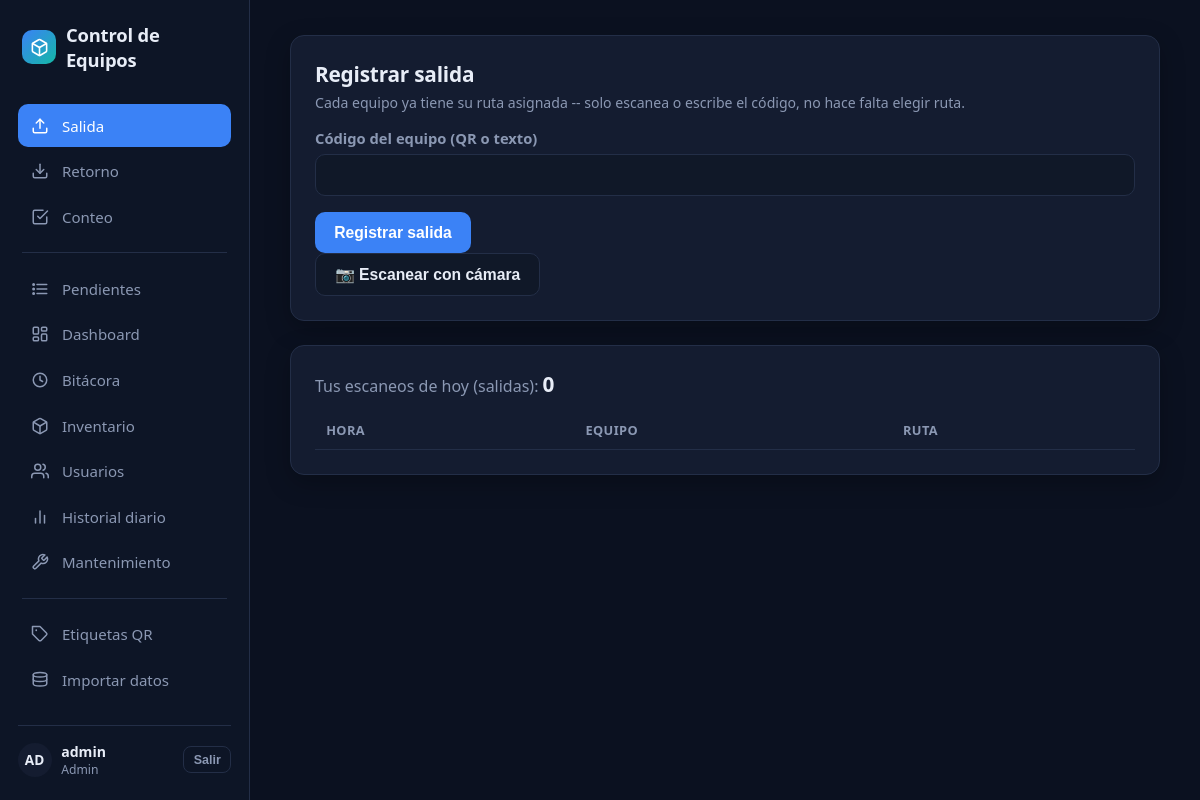
Page /salida (signed in) on the committed database.
### tables this page shows
CREATE TABLE "usuarios" (
    id      INTEGER PRIMARY KEY AUTOINCREMENT,
    nombre  TEXT NOT NULL UNIQUE,
    activo  BOOLEAN NOT NULL DEFAULT 1
, password_hash TEXT NOT NULL DEFAULT '', rol TEXT NOT NULL DEFAULT 'operador' CHECK (rol IN ('admin','operador')));

### app/escaneo.py (the view, shortened to what this page needs)
@bp.route("/salida", methods=["GET", "POST"])
@login_required
def salida():
    db = get_db()
    return render_template("escaneo/salida.html", contador=_contador_turno(db, "salida"), ultimos=_ultimos(db, "salida"))

### app/auth.py (called while the page is built)
def cargar_usuario(usuario_id: str):
    fila = get_db().execute(
        "SELECT id, nombre, rol FROM usuarios WHERE id = ? AND activo = 1", (usuario_id,)
    ).fetchone()
    return Usuario(fila["id"], fila["nombre"], fila["rol"]) if fila else None

### app/db.py (called while the page is built)
def get_db() -> sqlite3.Connection:
    if "db" not in g:
        g.db = sqlite3.connect(current_app.config["DATABASE"])
        g.db.row_factory = sqlite3.Row
        g.db.execute("PRAGMA foreign_keys = ON")
        g.db.execute("PRAGMA journal_mode = WAL")
        g.db.execute("PRAGMA busy_timeout = 5000")
    return g.db

### app/escaneo.py (called while the page is built)
def _contador_turno(db, tipo: str) -> int:
    return db.execute(
        """SELECT COUNT(*) AS n FROM movimientos
           WHERE operador_id = ? AND tipo = ? AND condicion IS NULL
             AND date(timestamp) = date('now','localtime')""",
        (current_user.id, tipo),
    ).fetchone()["n"]

def _ultimos(db, tipo: str):
    filas = db.execute(
        """SELECT time(m.timestamp) AS hora, e.id_interno, r.codigo AS ruta
           FROM movimientos m
           JOIN equipos e ON e.id = m.equipo_id
           JOIN rutas r ON r.id = m.ruta_id
           WHERE m.operador_id = ? AND m.tipo = ? AND m.condicion IS NULL
             AND date(m.timestamp) = date('now','localtime')
           ORDER BY m.id DESC LIMIT 10""",
        (current_user.id, tipo),
    ).fetchall()
    return [[f["hora"], f["id_interno"], f["ruta"]] for f in filas]

### app/templates/escaneo/salida.html (shortened to what this page needs)
{% extends "base.html" %}
{% block contenido %}
<div class="tarjeta">
  <h2>Registrar salida</h2>
  <p class="ayuda">Cada equipo ya tiene su ruta asignada -- solo escanea o escribe el código, no hace falta elegir ruta.</p>
  <form method="post">
    <label for="id_interno">Código del equipo (QR o texto)</label>
    <input type="text" id="id_interno" name="id_interno" autocomplete="off" autofocus>
    <button type="submit">Registrar salida</button>
  </form>
  <button type="button" id="btn-camara" class="secundario">📷 Escanear con cámara</button>
</div>
<div class="tarjeta">
  {% set etiqueta = 'salidas' %}
  {% include 'escaneo/_panel.html' %}
</div>
{% endblock %}

### app/templates/base.html (shortened to what this page needs)
<!doctype html>
<html lang="es">
<head>
</head>
<body>
{% macro icono(nombre) -%}
{% if nombre == 'salida' %}<svg viewBox="0 0 24 24" fill="none" stroke="currentColor" stroke-width="2" stroke-linecap="round" stroke-linejoin="round"><path d="M21 15v4a2 2 0 0 1-2 2H5a2 2 0 0 1-2-2v-4"/><polyline points="17 8 12 3 7 8"/><line x1="12" y1="3" x2="12" y2="15"/></svg>
{%- elif nombre == 'retorno' %}<svg viewBox="0 0 24 24" fill="none" stroke="currentColor" stroke-width="2" stroke-linecap="round" stroke-linejoin="round"><path d="M21 15v4a2 2 0 0 1-2 2H5a2 2 0 0 1-2-2v-4"/><polyline points="7 10 12 15 17 10"/><line x1="12" y1="15" x2="12" y2="3"/></svg>
{%- elif nombre == 'dashboard' %}<svg viewBox="0 0 24 24" fill="none" stroke="currentColor" stroke-width="2" stroke-linecap="round" stroke-linejoin="round"><rect x="3" y="3" width="7" height="9" rx="1.5"/><rect x="14" y="3" width="7" height="5" rx="1.5"/><rect x="14" y="12" width="7" height="9" rx="1.5"/><rect x="3" y="16" width="7" height="5" rx="1.5"/></svg>
{%- elif nombre == 'bitacora' %}<svg viewBox="0 0 24 24" fill="none" stroke="currentColor" stroke-width="2" stroke-linecap="round" stroke-linejoin="round"><circle cx="12" cy="12" r="9"/><polyline points="12 7 12 12 15.5 14"/></svg>
{%- elif nombre == 'inventario' %}<svg viewBox="0 0 24 24" fill="none" stroke="currentColor" stroke-width="2" stroke-linecap="round" stroke-linejoin="round"><path d="M21 16V8a2 2 0 0 0-1-1.73l-7-4a2 2 0 0 0-2 0l-7 4A2 2 0 0 0 3 8v8a2 2 0 0 0 1 1.73l7 4a2 2 0 0 0 2 0l7-4A2 2 0 0 0 21 16z"/><polyline points="3.27 6.96 12 12.01 20.73 6.96"/><line x1="12" y1="22.08" x2="12" y2="12"/></svg>
{%- elif nombre == 'usuarios' %}<svg viewBox="0 0 24 24" fill="none" stroke="currentColor" stroke-width="2" stroke-linecap="round" stroke-linejoin="round"><path d="M17 21v-2a4 4 0 0 0-4-4H5a4 4 0 0 0-4 4v2"/><circle cx="9" cy="7" r="4"/><path d="M23 21v-2a4 4 0 0 0-3-3.87"/><path d="M16 3.13a4 4 0 0 1 0 7.75"/></svg>
{%- elif nombre == 'etiquetas' %}<svg viewBox="0 0 24 24" fill="none" stroke="currentColor" stroke-width="2" stroke-linecap="round" stroke-linejoin="round"><path d="M20.59 13.41 13.42 20.58a2 2 0 0 1-2.83 0L2 12V2h10l8.59 8.59a2 2 0 0 1 0 2.82Z"/><circle cx="7" cy="7" r="1.2" fill="currentColor" stroke="none"/></svg>
{%- elif nombre == 'datos' %}<svg viewBox="0 0 24 24" fill="none" stroke="currentColor" stroke-width="2" stroke-linecap="round" stroke-linejoin="round"><ellipse cx="12" cy="5" rx="9" ry="3"/><path d="M3 5v6c0 1.66 4 3 9 3s9-1.34 9-3V5"/><path d="M3 11v6c0 1.66 4 3 9 3s9-1.34 9-3v-6"/></svg>
{%- elif nombre == 'historial-diario' %}<svg viewBox="0 0 24 24" fill="none" stroke="currentColor" stroke-width="2" stroke-linecap="round" stroke-linejoin="round"><line x1="18" y1="20" x2="18" y2="10"/><line x1="12" y1="20" x2="12" y2="4"/><line x1="6" y1="20" x2="6" y2="14"/></svg>
{%- elif nombre == 'conteo' %}<svg viewBox="0 0 24 24" fill="none" stroke="currentColor" stroke-width="2" stroke-linecap="round" stroke-linejoin="round"><path d="M9 11l3 3L22 4"/><path d="M21 12v7a2 2 0 0 1-2 2H5a2 2 0 0 1-2-2V5a2 2 0 0 1 2-2h11"/></svg>
{%- elif nombre == 'pendientes' %}<svg viewBox="0 0 24 24" fill="none" stroke="currentColor" stroke-width="2" stroke-linecap="round" stroke-linejoin="round"><line x1="8" y1="6" x2="21" y2="6"/><line x1="8" y1="12" x2="21" y2="12"/><line x1="8" y1="18" x2="21" y2="18"/><circle cx="3.5" cy="6" r="1" fill="currentColor"/><circle cx="3.5" cy="12" r="1" fill="currentColor"/><circle cx="3.5" cy="18" r="1" fill="currentColor"/></svg>
{%- elif nombre == 'mantenimiento' %}<svg viewBox="0 0 24 24" fill="none" stroke="currentColor" stroke-width="2" stroke-linecap="round" stroke-linejoin="round"><path d="M14.7 6.3a1 1 0 0 0 0 1.4l1.6 1.6a1 1 0 0 0 1.4 0l3.77-3.77a6 6 0 0 1-7.94 7.94l-6.91 6.91a2.12 2.12 0 0 1-3-3l6.91-6.91a6 6 0 0 1 7.94-7.94l-3.76 3.76z"/></svg>
{%- endif %}
{%- endmacro %}
<div class="app-shell">
  {% if current_user.is_authenticated %}
  <aside class="sidebar">
    <a class="marca" href="{{ url_for('escaneo.salida') }}">
      <span class="icono-marca">
      </span>
      Control de Equipos
    </a>
    <nav>
      <a href="{{ url_for('escaneo.salida') }}" class="{{ 'activo' if request.endpoint == 'escaneo.salida' }}">{{ icono('salida') }}<span>Salida</span></a>
      <a href="{{ url_for('escaneo.retorno') }}" class="{{ 'activo' if request.endpoint == 'escaneo.retorno' }}">{{ icono('retorno') }}<span>Retorno</span></a>
      <a href="{{ url_for('conteo.ver') }}" class="{{ 'activo' if request.endpoint and request.endpoint.startswith('conteo.') }}">{{ icono('conteo') }}<span>Conteo</span></a>
      {% if current_user.rol == 'admin' %}
      <div class="separador"></div>
      <a href="{{ url_for('pendientes.ver') }}" class="{{ 'activo' if request.endpoint == 'pendientes.ver' }}">{{ icono('pendientes') }}<span>Pendientes</span></a>
      <a href="{{ url_for('dashboard.ver') }}" class="{{ 'activo' if request.endpoint == 'dashboard.ver' }}">{{ icono('dashboard') }}<span>Dashboard</span></a>
      <a href="{{ url_for('bitacora.ver') }}" class="{{ 'activo' if request.endpoint == 'bitacora.ver' }}">{{ icono('bitacora') }}<span>Bitácora</span></a>
      <a href="{{ url_for('inventario.listado') }}" class="{{ 'activo' if request.endpoint and request.endpoint.startswith('inventario.') }}">{{ icono('inventario') }}<span>Inventario</span></a>
      <a href="{{ url_for('usuarios.listado') }}" class="{{ 'activo' if request.endpoint and request.endpoint.startswith('usuarios.') }}">{{ icono('usuarios') }}<span>Usuarios</span></a>
      <a href="{{ url_for('historial.ver') }}" class="{{ 'activo' if request.endpoint == 'historial.ver' }}">{{ icono('historial-diario') }}<span>Historial diario</span></a>
      <a href="{{ url_for('mantenimiento.ver') }}" class="{{ 'activo' if request.endpoint and request.endpoint.startswith('mantenimiento.') }}">{{ icono('mantenimiento') }}<span>Mantenimiento</span></a>
      <div class="separador"></div>
      <a href="{{ url_for('etiquetas.ver') }}" class="{{ 'activo' if request.endpoint and request.endpoint.startswith('etiquetas.') }}">{{ icono('etiquetas') }}<span>Etiquetas QR</span></a>
      <a href="{{ url_for('datos.ver') }}" class="{{ 'activo' if request.endpoint and request.endpoint.startswith('datos.') }}">{{ icono('datos') }}<span>Importar datos</span></a>
      {% endif %}
    </nav>
    <div class="usuario-box">
      <div class="avatar">{{ current_user.nombre[:2]|upper }}</div>
      <div class="datos">
        <div class="nombre">{{ current_user.nombre }}</div>
        <div class="rol">{{ 'Admin' if current_user.rol == 'admin' else 'Operador' }}</div>
      </div>
      <form method="post" action="{{ url_for('auth.logout') }}">
        <button type="submit" class="secundario">Salir</button>
      </form>
    </div>
  </aside>
  {% endif %}
  <div class="main-area">
    <main class="{{ '' if current_user.is_authenticated else 'centrado' }}">
      {% block contenido %}{% endblock %}
    </main>
  </div>
</div>
</body>
</html>

### app/templates/base.html (style rules this page uses)
:root { color-scheme: dark; --bg: #0b1120; --bg-sidebar: #0d1526; --bg-card: #141c30; --bg-card-soft: #101828; --border: #232e47; --text: #e8edf7; --text-muted: #8b98b3; --accent: #3b82f6; --accent-dark: #2563eb; --teal: #14b8a6; --amber: #f59e0b; --red: #ef4444; --green: #22c55e; --blue: #3b82f6; --radius: 14px; }
* { box-sizing: border-box; }
body { font-family: "Segoe UI", system-ui, -apple-system, Arial, sans-serif; margin: 0; background: var(--bg); color: var(--text); -webkit-font-smoothing: antialiased; }
a { color: inherit; }
.app-shell { display: flex; min-height: 100vh; }
.sidebar { width: 250px; flex-shrink: 0; background: var(--bg-sidebar); border-right: 1px solid var(--border); display: flex; flex-direction: column; padding: 1.4rem 1.1rem; }
.sidebar .marca { display: flex; align-items: center; gap: 0.6rem; font-weight: 800; font-size: 1.15rem; letter-spacing: -0.01em; text-decoration: none; color: var(--text); margin-bottom: 2rem; padding: 0 0.3rem; }
.sidebar .marca .icono-marca { width: 34px; height: 34px; border-radius: 10px; background: linear-gradient(135deg, var(--accent), var(--teal)); display: flex; align-items: center; justify-content: center; flex-shrink: 0; }
.sidebar nav { display: flex; flex-direction: column; gap: 0.2rem; flex: 1; }
.sidebar nav a { display: flex; align-items: center; gap: 0.8rem; padding: 0.7rem 0.85rem; border-radius: 10px; color: var(--text-muted); text-decoration: none; font-size: 0.94rem; font-weight: 500; transition: background 0.12s, color 0.12s; }
.sidebar nav a svg { width: 18px; height: 18px; flex-shrink: 0; }
.sidebar nav a.activo { background: var(--accent); color: white; }
.sidebar nav .separador { height: 1px; background: var(--border); margin: 0.7rem 0.3rem; }
.sidebar .usuario-box { border-top: 1px solid var(--border); padding-top: 1rem; margin-top: 1rem; display: flex; align-items: center; gap: 0.6rem; }
.sidebar .usuario-box .avatar { width: 34px; height: 34px; border-radius: 50%; background: var(--bg-card); display: flex; align-items: center; justify-content: center; font-weight: 700; font-size: 0.85rem; flex-shrink: 0; color: var(--text); }
.sidebar .usuario-box .datos { flex: 1; min-width: 0; }
.sidebar .usuario-box .nombre { font-size: 0.88rem; font-weight: 600; white-space: nowrap; overflow: hidden; text-overflow: ellipsis; }
.sidebar .usuario-box .rol { font-size: 0.76rem; color: var(--text-muted); }
.sidebar .usuario-box button { background: transparent; border: 1px solid var(--border); color: var(--text-muted); padding: 0.35rem 0.6rem; font-size: 0.78rem; border-radius: 8px; }
.main-area { flex: 1; min-width: 0; }
main { padding: 2.2rem 2.5rem 4rem; max-width: 1180px; margin: 0 auto; }
h1, h2, h3 { font-weight: 700; letter-spacing: -0.01em; }
h2 { font-size: 1.3rem; margin: 0 0 0.9rem; }
.tarjeta { background: var(--bg-card); border: 1px solid var(--border); border-radius: var(--radius); padding: 1.5rem; box-shadow: 0 8px 24px rgba(0,0,0,0.25); margin-bottom: 1.5rem; }
label { font-weight: 600; display: block; margin-bottom: 0.35rem; font-size: 0.92rem; color: var(--text-muted); }
input[type=text], input[type=password], input[type=date], input[type=number], select { font-size: 1.05rem; padding: 0.65rem 0.8rem; width: 100%; background: var(--bg-card-soft); border: 1px solid var(--border); color: var(--text); border-radius: 10px; margin-bottom: 1rem; outline: none; transition: border-color 0.12s; }
button, .boton { font-size: 0.98rem; font-weight: 600; padding: 0.7rem 1.2rem; border-radius: 10px; border: none; background: var(--accent); color: white; cursor: pointer; text-decoration: none; display: inline-block; transition: background 0.12s, transform 0.05s; }
button.secundario, .boton.secundario { background: var(--bg-card-soft); color: var(--text); border: 1px solid var(--border); }
.ayuda { color: var(--text-muted); font-size: 0.88rem; margin-top: -0.6rem; margin-bottom: 1rem; }

### rows in the picture
usuarios: nombre "AD", nombre "admin", rol "Admin"

### other values in the picture
{{ etiqueta }} "salidas"
{{ contador }} "0"
